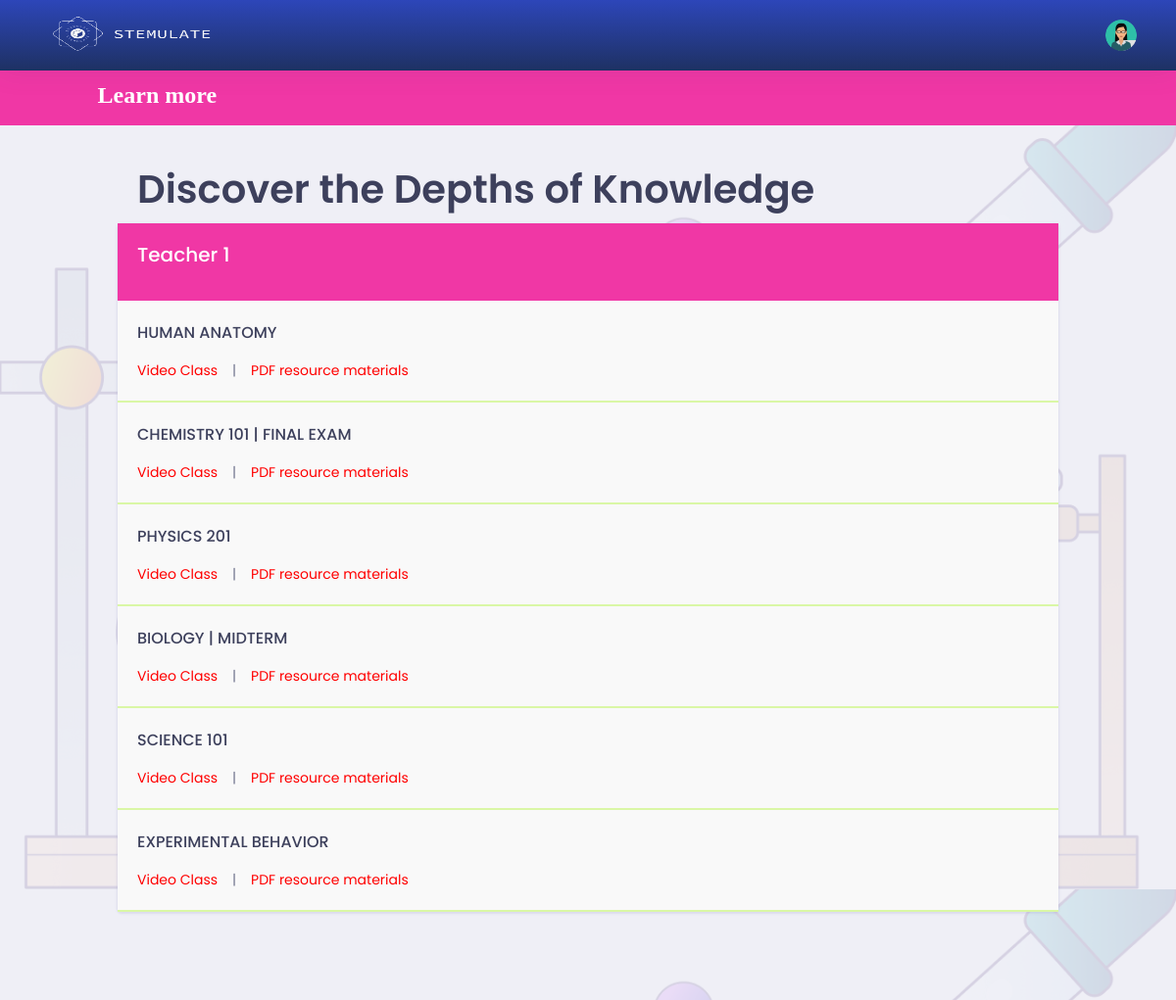
The page /student/learn-more.php (signed in) on the database its author committed.
### tables this page shows
CREATE TABLE `student` (
  `id` int(11) NOT NULL,
  `studentid` varchar(255) NOT NULL,
  `name` varchar(255) NOT NULL,
  `dept` varchar(255) NOT NULL,
  `phoneno` varchar(100) NOT NULL,
  `email` varchar(255) NOT NULL,
  `pass` varchar(255) NOT NULL,
  `address` varchar(255) NOT NULL,
  `status` int(11) NOT NULL,
  `designation` int(11) NOT NULL,
  `image` blob DEFAULT NULL,
  `conPerson` varchar(255) DEFAULT NULL,
  `conNumber` varchar(255) DEFAULT NULL,
  `conAddress` varchar(255) DEFAULT NULL
);

CREATE TABLE `exam` (
  `id` int(11) NOT NULL,
  `semester_id` int(11) NOT NULL,
  `subject_id` int(11) NOT NULL,
  `name` varchar(255) NOT NULL,
  `status` int(11) NOT NULL,
  `admin_id` int(11) NOT NULL,
  `duration` int(11) DEFAULT NULL,
  `question_mark` int(11) DEFAULT NULL,
  `total_mark` int(11) DEFAULT NULL,
  `total_question` int(11) NOT NULL,
  `startDate` date DEFAULT NULL,
  `endDate` date DEFAULT NULL
);

### student/learn-more.php (the view, shortened to what this page needs)
<?php
    if ($_SESSION['p'] != "") {
?>
<!doctype html>
<html lang="en">
<head>
    <?php include 'head.php'; ?>
</head>
<body>
    <div class="dashboard-main-wrapper">
        <div class="dashboard-header">
            <?php include 'header.php';  ?>
            <?php include 'navigation.php';  ?>
        </div>
        <div class="dashboard-wrapper">
            <div class="dashboard-ecommerce">
                <div class="container-fluid dashboard-content ">
                    <div class="row">
                        <div class="col-xl-12 col-lg-12 col-md-12 col-sm-12 col-12">
                            <div class="page-header">
                                <h2 class="pageheader-title">Discover the Depths of Knowledge</h2>
                            </div>
                        </div>
                    </div>
                    <div class="ecommerce-widget">
                        <div class="row">
                            <?php
                                include 'db.php';
                                $query = mysqli_query($link, "SELECT
                                a.id as stId,
                                a.studentId,
                                a.name,
                                b.id as trId,
                                b.name as teacher
                                FROM student AS a INNER JOIN admin AS b ON a.designation = b.id
                                WHERE a.id = '$_SESSION[id]' ");
                                while($data = mysqli_fetch_array($query)) {
                            ?>
                            <div class="col-xl-12 col-lg-12 col-md-12 col-sm-12 col-12">
                                <div class="card">
                                    <div class="card-body" style="background: var(--fuchsia, #F037A5);">
                                        <h3 style="color:white"><?php echo $data['teacher']; ?></h3>
                                    </div>
                                    <?php
                                        $query2 = mysqli_query($link, "select * from exam where admin_id = '$data[trId]' ");
                                        while($data2 = mysqli_fetch_array($query2)) {
                                    ?>
                                    <div style="text-align:left; padding:20px; border-bottom:2px #DAF7A6 solid; background-color:#F9F9F9;">
                                        <h4><?php echo $data2['name']; ?></h4>
                                        <a href="video_class.php?exam_id=<?php echo $data2['id']; ?>" target="_blank" style="color:#ff0000;">Video Class</a> &nbsp;&nbsp;&nbsp;|&nbsp;&nbsp;&nbsp;
                                        <a href="pdf_file.php?exam_id=<?php echo $data2['id']; ?>" target="_blank" style="color:#ff0000;">PDF resource materials</a> &nbsp;&nbsp;&nbsp;
                                    </div>
                                    <?php } ?>
                                </div>
                            </div>
                            <?php } ?>
                        </div>
                    </div>
                </div>
            </div>
        </div>
    </div>
</body>
</html>
<?php
} else {
    echo "<script>";
    echo "self.location='index.php?msg=<font color=red>Please Login First.</font>';";
    echo "</script>";
}
?>

### student/assets/libs/css/main.css (style rules this page uses)
body { margin: 0; padding: 0; font-family: 'Poppins', sans-serif; background-color: #f1f1f1; color: #333333; }

### rows shown on the page
student: admin.name "Teacher 1"
exam: name "HUMAN ANATOMY"
exam: name "CHEMISTRY 101 | FINAL EXAM"
exam: name "PHYSICS 201"
exam: name "BIOLOGY | MIDTERM"
exam: name "SCIENCE 101"
exam: name "EXPERIMENTAL BEHAVIOR"

### other values the page prints
$currentpage "Learn more"
